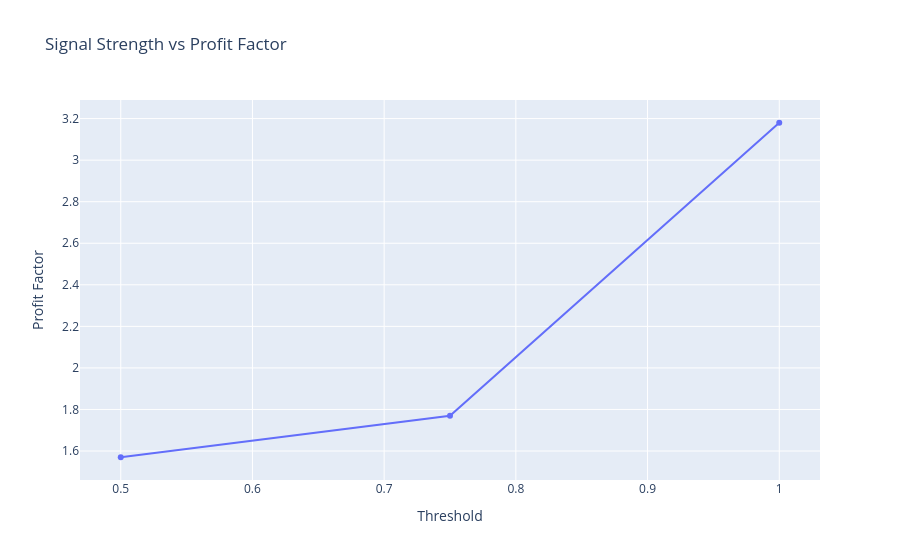

The notebook cell this image was saved under:
### Code cell
import plotly.express as px
import pandas as pd

threshold_df = pd.DataFrame({
    "Threshold": [0.50, 0.75, 1.00],
    "Profit Factor": [1.57, 1.77, 3.18]
})

fig = px.line(
    threshold_df,
    x="Threshold",
    y="Profit Factor",
    markers=True,
    title="Signal Strength vs Profit Factor"
)

fig.show()

### Figure 1 — Plotly figure (JSON) as saved in the notebook; plotly's stock layout.template omitted (floating-point values rounded to 4 significant figures)
{"data": [{"hovertemplate": "Threshold=%{x}<br>Profit Factor=%{y}<extra></extra>", "legendgroup": "", "line": {"color": "#636efa", "dash": "solid"}, "marker": {"symbol": "circle"}, "mode": "lines+markers", "name": "", "orientation": "v", "showlegend": false, "type": "scatter", "x": [0.5, 0.75, 1.0], "xaxis": "x", "y": [1.57, 1.77, 3.18], "yaxis": "y"}], "layout": {"legend": {"tracegroupgap": 0}, "title": {"text": "Signal Strength vs Profit Factor"}, "xaxis": {"anchor": "y", "domain": [0, 1], "title": {"text": "Threshold"}}, "yaxis": {"anchor": "x", "domain": [0, 1], "title": {"text": "Profit Factor"}}}}
